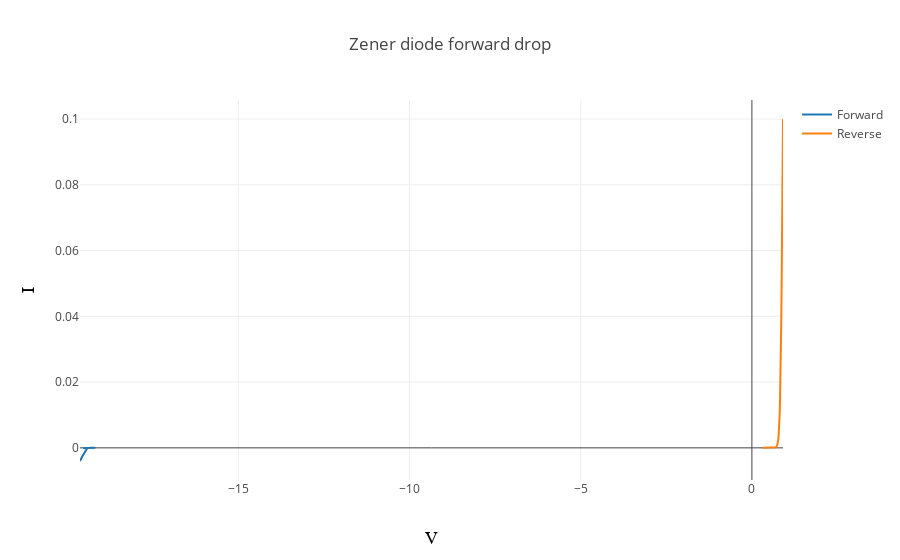

Notebook cell for this chart:
### Code cell
diode=m.rev_curve()
rev=m.fwd_curve()

tracerev =  go.Scatter(x=np.array(rev['V_A']), y=np.array(rev['I_A']), name='Reverse')
tracefwd = go.Scatter(x=np.array(diode['V_A']), y=np.array(diode['I_A']), name="Forward")

data=[ tracefwd, tracerev ]
#data= [tracerev]
layout = go.Layout(
    title='Zener diode forward drop',
    xaxis=dict(
        title='V',
        titlefont=dict(
            family='Courier New, monospace',
            size=18,
            color='#000000'
        )
    ),
    yaxis=dict(
        title='I',
        #type='log',
        titlefont=dict(
            family='Courier New, monospace',
            size=18,
            color='#000000'
        )
    )
)


iplot({ 'data': data, "layout": layout })
